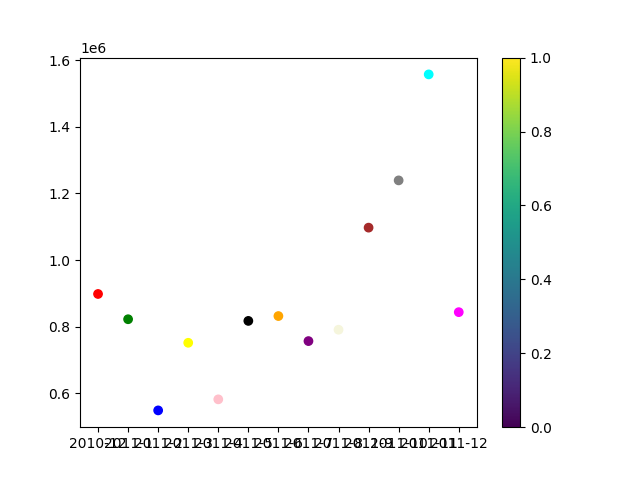

Generate this figure with Python:
'''4. Plot Scatter Plot for the invoice amounts and see the concentration of amount.
In which range most of the invoice amounts are concentrated
'''


import pandas as pd
import numpy as np
import matplotlib.pyplot as plt

df=pd.read_csv('./M5A2/BigMartSalesData.csv')

print(df.head())

print(df.keys())
df['month_total']=df.groupby(['Year','Month'])['Amount'].transform('sum')
# df_new['tsales']=df_new.groupby(['name'])['net_price'].transform('sum')
print(df)
# df.to_csv('test.csv')
## removing duplicate
df.drop_duplicates(['Year','Month'],inplace=True)
print(df)
## Adding Period Columns by concatenating Year and Month
df['period']=df['Year'].astype(str)+"-"+df['Month'].astype(str)

## Filter for Year 2011
# df=df[df['Year']==2011]

x=df['period']
y=df['month_total']

## Generating chart
# rng = np.random.RandomState(0)
# colors = rng.rand(100)
colors = np.array(["red","green","blue","yellow","pink","black","orange","purple","beige","brown","gray","cyan","magenta"])
# sizes = 1000 * rng.rand(100)

# plt.scatter(x,y,c=colors,s=sizes,alpha=0.3,cmap='viridis')
plt.scatter(x,y,c=colors)

# plt.xlabel("Period")
# plt.ylabel('Total Sales')
# plt.title("Graph showing total Sales made by each period in 2011")
plt.show()
plt.colorbar()
plt.savefig('./M5A2/4.png')